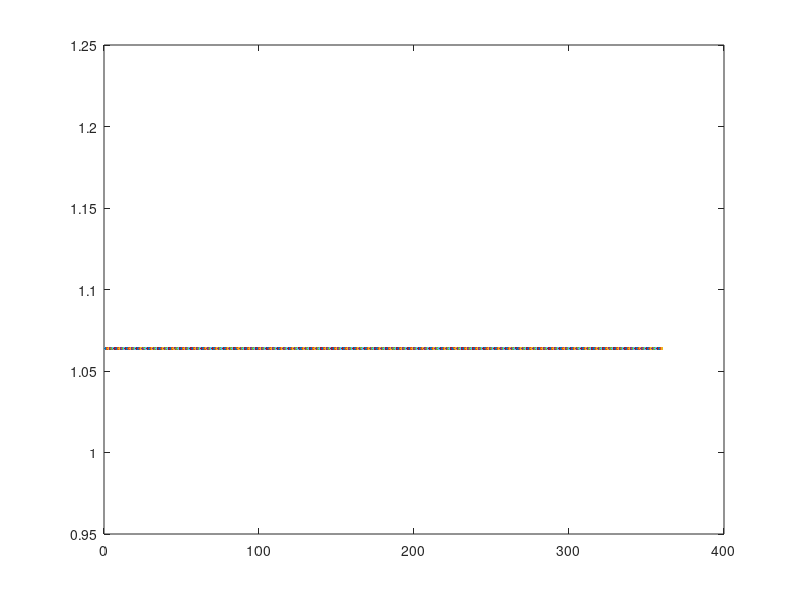

Here is the MATLAB script that generated this plot:
S = @(a,b,c,theta) a*cos(theta)+sqrt(b*b-(a*sin(theta)-c)^2);
a=1;
b=1.5;
c=0.3;
y=1:1:360;
theta= 1:1:360;
for i= 1:1:360
    y=S(a,b,c,i);
end
title('theta vs y')
plot(theta,y)
    
